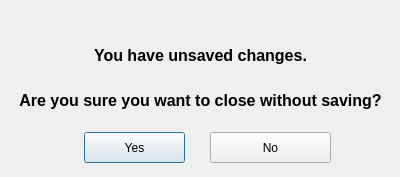
<?xml version="1.0" encoding="UTF-8"?>
<ui version="4.0">
 <class>SaveOnClose</class>
 <widget class="QDialog" name="SaveOnClose">
  <property name="geometry">
   <rect>
    <x>0</x>
    <y>0</y>
    <width>400</width>
    <height>177</height>
   </rect>
  </property>
  <property name="windowTitle">
   <string>Dialog</string>
  </property>
  <property name="styleSheet">
   <string notr="true">/*
 * The MIT License (MIT)
 *
 * Copyright (c) &lt;2013-2014&gt; &lt;Colin Duquesnoy&gt;
 *
 * Permission is hereby granted, free of charge, to any person obtaining a copy
 * of this software and associated documentation files (the &quot;Software&quot;), to deal
 * in the Software without restriction, including without limitation the rights
 * to use, copy, modify, merge, publish, distribute, sublicense, and/or sell
 * copies of the Software, and to permit persons to whom the Software is
 * furnished to do so, subject to the following conditions:

 * The above copyright notice and this permission notice shall be included in
 * all copies or substantial portions of the Software.

 * THE SOFTWARE IS PROVIDED &quot;AS IS&quot;, WITHOUT WARRANTY OF ANY KIND, EXPRESS OR
 * IMPLIED, INCLUDING BUT NOT LIMITED TO THE WARRANTIES OF MERCHANTABILITY,
 * FITNESS FOR A PARTICULAR PURPOSE AND NONINFRINGEMENT. IN NO EVENT SHALL THE
 * AUTHORS OR COPYRIGHT HOLDERS BE LIABLE FOR ANY CLAIM, DAMAGES OR OTHER
 * LIABILITY, WHETHER IN AN ACTION OF CONTRACT, TORT OR OTHERWISE, ARISING FROM,
 * OUT OF OR IN CONNECTION WITH THE SOFTWARE OR THE USE OR OTHER DEALINGS IN
 * THE SOFTWARE.
 */
QToolTip
{
    border: 1px solid #76797C;
    background-color: rgb(90, 102, 117);;
    color: white;
    padding: 5px;
    opacity: 200;
}

QWidget
{
    color: #eff0f1;
    background-color: #31363b;
    selection-background-color:#3daee9;
    selection-color: #eff0f1;
    background-clip: border;
    border-image: none;
    border: 0px transparent black;
    outline: 0;
}

QWidget:item:hover
{
    background-color: #3daee9;
    color: #eff0f1;
}

QWidget:item:selected
{
    background-color: #3daee9;
}

QCheckBox
{
    spacing: 5px;
    outline: none;
    color: #eff0f1;
    margin-bottom: 2px;
}

QCheckBox:disabled
{
    color: #76797C;
}

QCheckBox::indicator,
QGroupBox::indicator
{
    width: 18px;
    height: 18px;
}
QGroupBox::indicator
{
    margin-left: 2px;
}

QCheckBox::indicator:unchecked
{
    image: url(:/qss_icons/rc/checkbox_unchecked.png);
}

QCheckBox::indicator:unchecked:hover,
QCheckBox::indicator:unchecked:focus,
QCheckBox::indicator:unchecked:pressed,
QGroupBox::indicator:unchecked:hover,
QGroupBox::indicator:unchecked:focus,
QGroupBox::indicator:unchecked:pressed
{
  border: none;
    image: url(:/qss_icons/rc/checkbox_unchecked_focus.png);
}

QCheckBox::indicator:checked
{
    image: url(:/qss_icons/rc/checkbox_checked.png);
}

QCheckBox::indicator:checked:hover,
QCheckBox::indicator:checked:focus,
QCheckBox::indicator:checked:pressed,
QGroupBox::indicator:checked:hover,
QGroupBox::indicator:checked:focus,
QGroupBox::indicator:checked:pressed
{
  border: none;
    image: url(:/qss_icons/rc/checkbox_checked_focus.png);
}


QCheckBox::indicator:indeterminate
{
    image: url(:/qss_icons/rc/checkbox_indeterminate.png);
}

QCheckBox::indicator:indeterminate:focus,
QCheckBox::indicator:indeterminate:hover,
QCheckBox::indicator:indeterminate:pressed
{
    image: url(:/qss_icons/rc/checkbox_indeterminate_focus.png);
}

QCheckBox::indicator:checked:disabled,
QGroupBox::indicator:checked:disabled
{
    image: url(:/qss_icons/rc/checkbox_checked_disabled.png);
}

QCheckBox::indicator:unchecked:disabled,
QGroupBox::indicator:unchecked:disabled
{
    image: url(:/qss_icons/rc/checkbox_unchecked_disabled.png);
}

QRadioButton
{
    spacing: 5px;
    outline: none;
    color: #eff0f1;
    margin-bottom: 2px;
}

QRadioButton:disabled
{
    color: #76797C;
}
QRadioButton::indicator
{
    width: 21px;
    height: 21px;
}

QRadioButton::indicator:unchecked
{
    image: url(:/qss_icons/rc/radio_unchecked.png);
}


QRadioButton::indicator:unchecked:hover,
QRadioButton::indicator:unchecked:focus,
QRadioButton::indicator:unchecked:pressed
{
    border: none;
    outline: none;
    image: url(:/qss_icons/rc/radio_unchecked_focus.png);
}

QRadioButton::indicator:checked
{
    border: none;
    outline: none;
    image: url(:/qss_icons/rc/radio_checked.png);
}

QRadioButton::indicator:checked:hover,
QRadioButton::indicator:checked:focus,
QRadioButton::indicator:checked:pressed
{
    border: none;
    outline: none;
    image: url(:/qss_icons/rc/radio_checked_focus.png);
}

QRadioButton::indicator:checked:disabled
{
    outline: none;
    image: url(:/qss_icons/rc/radio_checked_disabled.png);
}

QRadioButton::indicator:unchecked:disabled
{
    image: url(:/qss_icons/rc/radio_unchecked_disabled.png);
}


QMenuBar
{
    background-color: #31363b;
    color: #eff0f1;
}

QMenuBar::item
{
    background: transparent;
}

QMenuBar::item:selected
{
    background: transparent;
    border: 1px solid #76797C;
}

QMenuBar::item:pressed
{
    border: 1px solid #76797C;
    background-color: #3daee9;
    color: #eff0f1;
    margin-bottom:-1px;
    padding-bottom:1px;
}

QMenu
{
    border: 1px solid #76797C;
    color: #eff0f1;
    margin: 2px;
}

QMenu::icon
{
    margin: 5px;
}

QMenu::item
{
    padding: 5px 30px 5px 30px;
    margin-left: 5px;
    border: 1px solid transparent; /* reserve space for selection border */
}

QMenu::item:selected
{
    color: #eff0f1;
}

QMenu::separator {
    height: 2px;
    background: lightblue;
    margin-left: 10px;
    margin-right: 5px;
}

QMenu::indicator {
    width: 18px;
    height: 18px;
}

/* non-exclusive indicator = check box style indicator
   (see QActionGroup::setExclusive) */
QMenu::indicator:non-exclusive:unchecked {
    image: url(:/qss_icons/rc/checkbox_unchecked.png);
}

QMenu::indicator:non-exclusive:unchecked:selected {
    image: url(:/qss_icons/rc/checkbox_unchecked_disabled.png);
}

QMenu::indicator:non-exclusive:checked {
    image: url(:/qss_icons/rc/checkbox_checked.png);
}

QMenu::indicator:non-exclusive:checked:selected {
    image: url(:/qss_icons/rc/checkbox_checked_disabled.png);
}

/* exclusive indicator = radio button style indicator (see QActionGroup::setExclusive) */
QMenu::indicator:exclusive:unchecked {
    image: url(:/qss_icons/rc/radio_unchecked.png);
}

QMenu::indicator:exclusive:unchecked:selected {
    image: url(:/qss_icons/rc/radio_unchecked_disabled.png);
}

QMenu::indicator:exclusive:checked {
    image: url(:/qss_icons/rc/radio_checked.png);
}

QMenu::indicator:exclusive:checked:selected {
    image: url(:/qss_icons/rc/radio_checked_disabled.png);
}

QMenu::right-arrow {
    margin: 5px;
    image: url(:/qss_icons/rc/right_arrow.png)
}


QWidget:disabled
{
    color: #454545;
    background-color: #31363b;
}

QAbstractItemView
{
    alternate-background-color: #31363b;
    color: #eff0f1;
    border: 1px solid 3A3939;
    border-radius: 2px;
}

QWidget:focus, QMenuBar:focus
{
    border: 1px solid #3daee9;
}

QTabWidget:focus, QCheckBox:focus, QRadioButton:focus, QSlider:focus
{
    border: none;
}

QLineEdit
{
    background-color: #232629;
    padding: 5px;
    border-style: solid;
    border: 1px solid #76797C;
    border-radius: 2px;
    color: #eff0f1;
}

QGroupBox {
    border:1px solid #76797C;
    border-radius: 2px;
    margin-top: 20px;
}

QGroupBox::title {
    subcontrol-origin: margin;
    subcontrol-position: top center;
    padding-left: 10px;
    padding-right: 10px;
    padding-top: 10px;
}

QAbstractScrollArea
{
    border-radius: 2px;
    border: 1px solid #76797C;
    background-color: transparent;
}

QScrollBar:horizontal
{
    height: 15px;
    margin: 3px 15px 3px 15px;
    border: 1px transparent #2A2929;
    border-radius: 4px;
    background-color: #2A2929;
}

QScrollBar::handle:horizontal
{
    background-color: #605F5F;
    min-width: 5px;
    border-radius: 4px;
}

QScrollBar::add-line:horizontal
{
    margin: 0px 3px 0px 3px;
    border-image: url(:/qss_icons/rc/right_arrow_disabled.png);
    width: 10px;
    height: 10px;
    subcontrol-position: right;
    subcontrol-origin: margin;
}

QScrollBar::sub-line:horizontal
{
    margin: 0px 3px 0px 3px;
    border-image: url(:/qss_icons/rc/left_arrow_disabled.png);
    height: 10px;
    width: 10px;
    subcontrol-position: left;
    subcontrol-origin: margin;
}

QScrollBar::add-line:horizontal:hover,QScrollBar::add-line:horizontal:on
{
    border-image: url(:/qss_icons/rc/right_arrow.png);
    height: 10px;
    width: 10px;
    subcontrol-position: right;
    subcontrol-origin: margin;
}


QScrollBar::sub-line:horizontal:hover, QScrollBar::sub-line:horizontal:on
{
    border-image: url(:/qss_icons/rc/left_arrow.png);
    height: 10px;
    width: 10px;
    subcontrol-position: left;
    subcontrol-origin: margin;
}

QScrollBar::up-arrow:horizontal, QScrollBar::down-arrow:horizontal
{
    background: none;
}


QScrollBar::add-page:horizontal, QScrollBar::sub-page:horizontal
{
    background: none;
}

QScrollBar:vertical
{
    background-color: #2A2929;
    width: 15px;
    margin: 15px 3px 15px 3px;
    border: 1px transparent #2A2929;
    border-radius: 4px;
}

QScrollBar::handle:vertical
{
    background-color: #605F5F;
    min-height: 5px;
    border-radius: 4px;
}

QScrollBar::sub-line:vertical
{
    margin: 3px 0px 3px 0px;
    border-image: url(:/qss_icons/rc/up_arrow_disabled.png);
    height: 10px;
    width: 10px;
    subcontrol-position: top;
    subcontrol-origin: margin;
}

QScrollBar::add-line:vertical
{
    margin: 3px 0px 3px 0px;
    border-image: url(:/qss_icons/rc/down_arrow_disabled.png);
    height: 10px;
    width: 10px;
    subcontrol-position: bottom;
    subcontrol-origin: margin;
}

QScrollBar::sub-line:vertical:hover,QScrollBar::sub-line:vertical:on
{

    border-image: url(:/qss_icons/rc/up_arrow.png);
    height: 10px;
    width: 10px;
    subcontrol-position: top;
    subcontrol-origin: margin;
}


QScrollBar::add-line:vertical:hover, QScrollBar::add-line:vertical:on
{
    border-image: url(:/qss_icons/rc/down_arrow.png);
    height: 10px;
    width: 10px;
    subcontrol-position: bottom;
    subcontrol-origin: margin;
}

QScrollBar::up-arrow:vertical, QScrollBar::down-arrow:vertical
{
    background: none;
}


QScrollBar::add-page:vertical, QScrollBar::sub-page:vertical
{
    background: none;
}

QTextEdit
{
    background-color: #232629;
    color: #eff0f1;
    border: 1px solid #76797C;
}

QPlainTextEdit
{
    background-color: #232629;;
    color: #eff0f1;
    border-radius: 2px;
    border: 1px solid #76797C;
}

QHeaderView::section
{
    background-color: #76797C;
    color: #eff0f1;
    padding: 5px;
    border: 1px solid #76797C;
}

QSizeGrip {
    image: url(:/qss_icons/rc/sizegrip.png);
    width: 12px;
    height: 12px;
}


QMainWindow::separator
{
    background-color: #31363b;
    color: white;
    padding-left: 4px;
    spacing: 2px;
    border: 1px dashed #76797C;
}

QMainWindow::separator:hover
{

    background-color: #787876;
    color: white;
    padding-left: 4px;
    border: 1px solid #76797C;
    spacing: 2px;
}


QMenu::separator
{
    height: 1px;
    background-color: #76797C;
    color: white;
    padding-left: 4px;
    margin-left: 10px;
    margin-right: 5px;
}


QFrame
{
    border-radius: 2px;
    border: 1px solid #76797C;
}

QFrame[frameShape=&quot;0&quot;]
{
    border-radius: 2px;
    border: 1px transparent #76797C;
}

QStackedWidget
{
    border: 1px transparent black;
}

QToolBar {
    border: 1px transparent #393838;
    background: 1px solid #31363b;
    font-weight: bold;
}

QToolBar::handle:horizontal {
    image: url(:/qss_icons/rc/Hmovetoolbar.png);
}
QToolBar::handle:vertical {
    image: url(:/qss_icons/rc/Vmovetoolbar.png);
}
QToolBar::separator:horizontal {
    image: url(:/qss_icons/rc/Hsepartoolbar.png);
}
QToolBar::separator:vertical {
    image: url(:/qss_icons/rc/Vsepartoolbars.png);
}

QPushButton
{
    color: #eff0f1;
    background-color: #31363b;
    border-width: 1px;
    border-color: #76797C;
    border-style: solid;
    padding: 5px;
    border-radius: 2px;
    outline: none;
}

QPushButton:disabled
{
    background-color: #31363b;
    border-width: 1px;
    border-color: #454545;
    border-style: solid;
    padding-top: 5px;
    padding-bottom: 5px;
    padding-left: 10px;
    padding-right: 10px;
    border-radius: 2px;
    color: #454545;
}

QPushButton:focus {
    background-color: #3daee9;
    color: white;
}

QPushButton:pressed
{
    background-color: #3daee9;
    padding-top: -15px;
    padding-bottom: -17px;
}

QComboBox
{
    selection-background-color: #3daee9;
    border-style: solid;
    border: 1px solid #76797C;
    border-radius: 2px;
    padding: 5px;
    min-width: 75px;
}

QPushButton:checked{
    background-color: #76797C;
    border-color: #6A6969;
}

QComboBox:hover,QPushButton:hover,QAbstractSpinBox:hover,QLineEdit:hover,QTextEdit:hover,QPlainTextEdit:hover,QAbstractView:hover,QTreeView:hover
{
    border: 1px solid #3daee9;
    color: #eff0f1;
}

QComboBox:on
{
    padding-top: 3px;
    padding-left: 4px;
    selection-background-color: #4a4a4a;
}

QComboBox QAbstractItemView
{
    background-color: #232629;
    border-radius: 2px;
    border: 1px solid #76797C;
    selection-background-color: #3daee9;
}

QComboBox::drop-down
{
    subcontrol-origin: padding;
    subcontrol-position: top right;
    width: 15px;

    border-left-width: 0px;
    border-left-color: darkgray;
    border-left-style: solid;
    border-top-right-radius: 3px;
    border-bottom-right-radius: 3px;
}

QComboBox::down-arrow
{
    image: url(:/qss_icons/rc/down_arrow_disabled.png);
}

QComboBox::down-arrow:on, QComboBox::down-arrow:hover,
QComboBox::down-arrow:focus
{
    image: url(:/qss_icons/rc/down_arrow.png);
}

QAbstractSpinBox {
    padding: 5px;
    border: 1px solid #76797C;
    background-color: #232629;
    color: #eff0f1;
    border-radius: 2px;
    min-width: 75px;
}

QAbstractSpinBox:up-button
{
    background-color: transparent;
    subcontrol-origin: border;
    subcontrol-position: center right;
}

QAbstractSpinBox:down-button
{
    background-color: transparent;
    subcontrol-origin: border;
    subcontrol-position: center left;
}

QAbstractSpinBox::up-arrow,QAbstractSpinBox::up-arrow:disabled,QAbstractSpinBox::up-arrow:off {
    image: url(:/qss_icons/rc/up_arrow_disabled.png);
    width: 10px;
    height: 10px;
}
QAbstractSpinBox::up-arrow:hover
{
    image: url(:/qss_icons/rc/up_arrow.png);
}


QAbstractSpinBox::down-arrow,QAbstractSpinBox::down-arrow:disabled,QAbstractSpinBox::down-arrow:off
{
    image: url(:/qss_icons/rc/down_arrow_disabled.png);
    width: 10px;
    height: 10px;
}
QAbstractSpinBox::down-arrow:hover
{
    image: url(:/qss_icons/rc/down_arrow.png);
}


QLabel
{
    border: 0px solid black;
}

QTabWidget{
    border: 0px transparent black;
}

QTabWidget::pane {
    border: 1px solid #76797C;
    padding: 5px;
    margin: 1px;
}

QTabBar
{
    qproperty-drawBase: 0;
    left: 5px; /* move to the right by 5px */
    border-radius: 3px;
}

QTabBar:focus
{
    border: 0px transparent black;
}

QTabBar::close-button  {
    image: url(:/qss_icons/rc/close.png);
    background: transparent;
}

QTabBar::close-button:hover
{
    image: url(:/qss_icons/rc/close-hover.png);
    background: transparent;
}

QTabBar::close-button:pressed {
    image: url(:/qss_icons/rc/close-pressed.png);
    background: transparent;
}

/* TOP TABS */
QTabBar::tab:top {
    color: #eff0f1;
    border: 1px solid #76797C;
    border-bottom: 1px transparent black;
    background-color: #31363b;
    padding: 5px;
    min-width: 50px;
    border-top-left-radius: 2px;
    border-top-right-radius: 2px;
}

QTabBar::tab:top:!selected
{
    color: #eff0f1;
    background-color: #54575B;
    border: 1px solid #76797C;
    border-bottom: 1px transparent black;
    border-top-left-radius: 2px;
    border-top-right-radius: 2px;    
}

QTabBar::tab:top:!selected:hover {
    background-color: #3daee9;
}

/* BOTTOM TABS */
QTabBar::tab:bottom {
    color: #eff0f1;
    border: 1px solid #76797C;
    border-top: 1px transparent black;
    background-color: #31363b;
    padding: 5px;
    border-bottom-left-radius: 2px;
    border-bottom-right-radius: 2px;
    min-width: 50px;
}

QTabBar::tab:bottom:!selected
{
    color: #eff0f1;
    background-color: #54575B;
    border: 1px solid #76797C;
    border-top: 1px transparent black;
    border-bottom-left-radius: 2px;
    border-bottom-right-radius: 2px;
}

QTabBar::tab:bottom:!selected:hover {
    background-color: #3daee9;
}

/* LEFT TABS */
QTabBar::tab:left {
    color: #eff0f1;
    border: 1px solid #76797C;
    border-left: 1px transparent black;
    background-color: #31363b;
    padding: 5px;
    border-top-right-radius: 2px;
    border-bottom-right-radius: 2px;
    min-height: 50px;
}

QTabBar::tab:left:!selected
{
    color: #eff0f1;
    background-color: #54575B;
    border: 1px solid #76797C;
    border-left: 1px transparent black;
    border-top-right-radius: 2px;
    border-bottom-right-radius: 2px;
}

QTabBar::tab:left:!selected:hover {
    background-color: #3daee9;
}


/* RIGHT TABS */
QTabBar::tab:right {
    color: #eff0f1;
    border: 1px solid #76797C;
    border-right: 1px transparent black;
    background-color: #31363b;
    padding: 5px;
    border-top-left-radius: 2px;
    border-bottom-left-radius: 2px;
    min-height: 50px;
}

QTabBar::tab:right:!selected
{
    color: #eff0f1;
    background-color: #54575B;
    border: 1px solid #76797C;
    border-right: 1px transparent black;
    border-top-left-radius: 2px;
    border-bottom-left-radius: 2px;
}

QTabBar::tab:right:!selected:hover {
    background-color: #3daee9;
}

QTabBar QToolButton::right-arrow:enabled {
     image: url(:/qss_icons/rc/right_arrow.png);
 }

 QTabBar QToolButton::left-arrow:enabled {
     image: url(:/qss_icons/rc/left_arrow.png);
 }

QTabBar QToolButton::right-arrow:disabled {
     image: url(:/qss_icons/rc/right_arrow_disabled.png);
 }

 QTabBar QToolButton::left-arrow:disabled {
     image: url(:/qss_icons/rc/left_arrow_disabled.png);
 }


QDockWidget {
    background: #31363b;
    border: 1px solid #403F3F;
    titlebar-close-icon: url(:/qss_icons/rc/close.png);
    titlebar-normal-icon: url(:/qss_icons/rc/undock.png);
}

QDockWidget::close-button, QDockWidget::float-button {
    border: 1px solid transparent;
    border-radius: 2px;
    background: transparent;
}

QDockWidget::close-button:hover, QDockWidget::float-button:hover {
    background: rgba(255, 255, 255, 10);
}

QDockWidget::close-button:pressed, QDockWidget::float-button:pressed {
    padding: 1px -1px -1px 1px;
    background: rgba(255, 255, 255, 10);
}

QTreeView, QListView
{
    border: 1px solid #76797C;
    background-color: #232629;
}

QTreeView:branch:selected, QTreeView:branch:hover
{
    background: url(:/qss_icons/rc/transparent.png);
}

QTreeView::branch:has-siblings:!adjoins-item {
    border-image: url(:/qss_icons/rc/transparent.png);
}

QTreeView::branch:has-siblings:adjoins-item {
    border-image: url(:/qss_icons/rc/transparent.png);
}

QTreeView::branch:!has-children:!has-siblings:adjoins-item {
    border-image: url(:/qss_icons/rc/transparent.png);
}

QTreeView::branch:has-children:!has-siblings:closed,
QTreeView::branch:closed:has-children:has-siblings {
    image: url(:/qss_icons/rc/branch_closed.png);
}

QTreeView::branch:open:has-children:!has-siblings,
QTreeView::branch:open:has-children:has-siblings  {
    image: url(:/qss_icons/rc/branch_open.png);
}

QTreeView::branch:has-children:!has-siblings:closed:hover,
QTreeView::branch:closed:has-children:has-siblings:hover {
    image: url(:/qss_icons/rc/branch_closed-on.png);
    }

QTreeView::branch:open:has-children:!has-siblings:hover,
QTreeView::branch:open:has-children:has-siblings:hover  {
    image: url(:/qss_icons/rc/branch_open-on.png);
    }

QListView::item:!selected:hover, QListView::item:!selected:hover, QTreeView::item:!selected:hover  {
    background: rgba(0, 0, 0, 0);
    outline: 0;
    color: #eff0f1
}

QListView::item:selected:hover, QListView::item:selected:hover, QTreeView::item:selected:hover  {
    background: #3daee9;
    color: #eff0f1;
}

QSlider::groove:horizontal {
    border: 1px solid #565a5e;
    height: 4px;
    background: #565a5e;
    margin: 0px;
    border-radius: 2px;
}

QSlider::handle:horizontal {
    background: #232629;
    border: 1px solid #565a5e;
    width: 16px;
    height: 16px;
    margin: -8px 0;
    border-radius: 9px;
}

QSlider::groove:vertical {
    border: 1px solid #565a5e;
    width: 4px;
    background: #565a5e;
    margin: 0px;
    border-radius: 3px;
}

QSlider::handle:vertical {
    background: #232629;
    border: 1px solid #565a5e;
    width: 16px;
    height: 16px;
    margin: 0 -8px;
    border-radius: 9px;
}

QToolButton {
    background-color: transparent;
    border: 1px transparent #76797C;
    border-radius: 2px;
    margin: 3px;
    padding: 5px;
}

QToolButton[popupMode=&quot;1&quot;] { /* only for MenuButtonPopup */
 padding-right: 20px; /* make way for the popup button */
 border: 1px #76797C;
 border-radius: 5px;
}

QToolButton[popupMode=&quot;2&quot;] { /* only for InstantPopup */
 padding-right: 10px; /* make way for the popup button */
 border: 1px #76797C;
}


QToolButton:hover, QToolButton::menu-button:hover {
    background-color: transparent;
    border: 1px solid #3daee9;
    padding: 5px;
}

QToolButton:checked, QToolButton:pressed,
        QToolButton::menu-button:pressed {
    background-color: #3daee9;
    border: 1px solid #3daee9;
    padding: 5px;
}

/* the subcontrol below is used only in the InstantPopup or DelayedPopup mode */
QToolButton::menu-indicator {
    image: url(:/qss_icons/rc/down_arrow.png);
    top: -7px; left: -2px; /* shift it a bit */
}

/* the subcontrols below are used only in the MenuButtonPopup mode */
QToolButton::menu-button {
    border: 1px transparent #76797C;
    border-top-right-radius: 6px;
    border-bottom-right-radius: 6px;
    /* 16px width + 4px for border = 20px allocated above */
    width: 16px;
    outline: none;
}

QToolButton::menu-arrow {
    image: url(:/qss_icons/rc/down_arrow.png);
}

QToolButton::menu-arrow:open {
    border: 1px solid #76797C;
}

QPushButton::menu-indicator  {
    subcontrol-origin: padding;
    subcontrol-position: bottom right;
    left: 8px;
}

QTableView
{
    border: 1px solid #76797C;
    gridline-color: #31363b;
    background-color: #232629;
}


QTableView, QHeaderView
{
    border-radius: 0px;
}

QTableView::item:pressed, QListView::item:pressed, QTreeView::item:pressed  {
    background: #3daee9;
    color: #eff0f1;
}

QTableView::item:selected:active, QTreeView::item:selected:active, QListView::item:selected:active  {
    background: #3daee9;
    color: #eff0f1;
}


QHeaderView
{
    background-color: #31363b;
    border: 1px transparent;
    border-radius: 0px;
    margin: 0px;
    padding: 0px;

}

QHeaderView::section  {
    background-color: #31363b;
    color: #eff0f1;
    padding: 5px;
    border: 1px solid #76797C;
    border-radius: 0px;
    text-align: center;
}

QHeaderView::section::vertical::first, QHeaderView::section::vertical::only-one
{
    border-top: 1px solid #76797C;
}

QHeaderView::section::vertical
{
    border-top: transparent;
}

QHeaderView::section::horizontal::first, QHeaderView::section::horizontal::only-one
{
    border-left: 1px solid #76797C;
}

QHeaderView::section::horizontal
{
    border-left: transparent;
}


QHeaderView::section:checked
 {
    color: white;
    background-color: #334e5e;
 }

 /* style the sort indicator */
QHeaderView::down-arrow {
    image: url(:/qss_icons/rc/down_arrow.png);
}

QHeaderView::up-arrow {
    image: url(:/qss_icons/rc/up_arrow.png);
}


QTableCornerButton::section {
    background-color: #31363b;
    border: 1px transparent #76797C;
    border-radius: 0px;
}

QToolBox  {
    padding: 5px;
    border: 1px transparent black;
}

QToolBox::tab {
    color: #eff0f1;
    background-color: #31363b;
    border: 1px solid #76797C;
    border-bottom: 1px transparent #31363b;
    border-top-left-radius: 5px;
    border-top-right-radius: 5px;
}

QToolBox::tab:selected { /* italicize selected tabs */
    font: italic;
    background-color: #31363b;
    border-color: #3daee9;
 }

QStatusBar::item {
    border: 0px transparent dark;
 }


QFrame[height=&quot;3&quot;], QFrame[width=&quot;3&quot;] {
    background-color: #76797C;
}


QSplitter::handle {
    border: 1px dashed #76797C;
}

QSplitter::handle:hover {
    background-color: #787876;
    border: 1px solid #76797C;
}

QSplitter::handle:horizontal {
    width: 1px;
}

QSplitter::handle:vertical {
    height: 1px;
}

QProgressBar {
    border: 1px solid #76797C;
    border-radius: 5px;
    text-align: center;
}

QProgressBar::chunk {
    background-color: #05B8CC;
}
</string>
  </property>
  <widget class="QLabel" name="label">
   <property name="geometry">
    <rect>
     <x>10</x>
     <y>30</y>
     <width>381</width>
     <height>51</height>
    </rect>
   </property>
   <property name="font">
    <font>
     <pointsize>12</pointsize>
     <weight>75</weight>
     <bold>true</bold>
    </font>
   </property>
   <property name="text">
    <string>You have unsaved changes.</string>
   </property>
   <property name="textFormat">
    <enum>Qt::PlainText</enum>
   </property>
   <property name="alignment">
    <set>Qt::AlignCenter</set>
   </property>
   <property name="wordWrap">
    <bool>true</bool>
   </property>
  </widget>
  <widget class="QLabel" name="BoldLabel">
   <property name="geometry">
    <rect>
     <x>10</x>
     <y>80</y>
     <width>381</width>
     <height>41</height>
    </rect>
   </property>
   <property name="font">
    <font>
     <pointsize>12</pointsize>
     <weight>75</weight>
     <bold>true</bold>
    </font>
   </property>
   <property name="toolTipDuration">
    <number>-5</number>
   </property>
   <property name="text">
    <string>Are you sure you want to close without saving?</string>
   </property>
   <property name="alignment">
    <set>Qt::AlignCenter</set>
   </property>
  </widget>
  <widget class="QPushButton" name="SaveCloseYES">
   <property name="geometry">
    <rect>
     <x>84</x>
     <y>132</y>
     <width>101</width>
     <height>31</height>
    </rect>
   </property>
   <property name="text">
    <string>Yes</string>
   </property>
  </widget>
  <widget class="QPushButton" name="SaveCloseNO">
   <property name="geometry">
    <rect>
     <x>210</x>
     <y>132</y>
     <width>121</width>
     <height>31</height>
    </rect>
   </property>
   <property name="text">
    <string>No</string>
   </property>
  </widget>
 </widget>
 <resources/>
 <connections/>
</ui>
